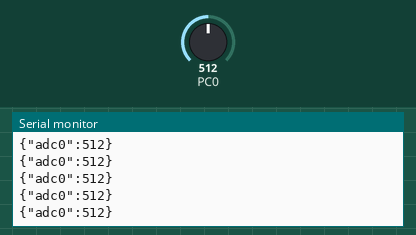
A program run on a simulated ATmega328P, built with avr-gcc and emulated at 16 MHz. Shown: the last lines printed to the serial monitor. The test bench sets the inputs (shaded band); at power-on: PC0 = 512.

Above: at 1.2 s.
1.3 s: PC0 set to 11
At 1.34 s:
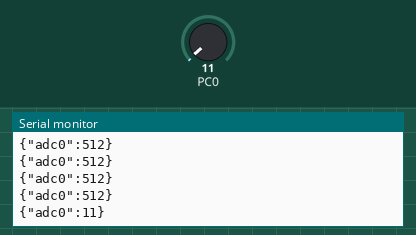
2.8 s: PC0 set to 8
At 2.89 s:
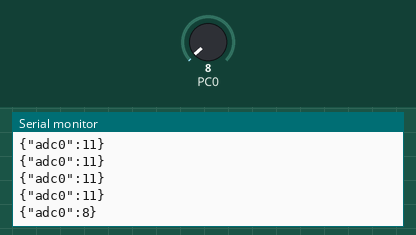
Timing chart, 0 to 5.8 s (numbered marks = the images above; inputs shaded):
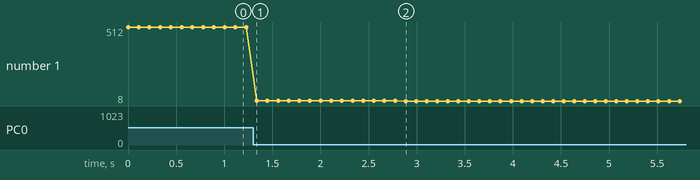

Measured:
- after the input at 1.3 s, the serial monitor: prints a new line at once (image 1)
- after the input at 2.8 s, the serial monitor: prints a new line after 0.09 s (image 2)
- plotted number 1: 512 → 11 after the input at 1.3 s, 11 → 8 after the input at 2.8 s

The program:

Main.c
```c
/*
 * Main.c
 *
 *  Created on: Aug 4, 2019
 *      Author: ibnshayed
 */

/*
 * avr_adc.c
 *
 *  Created on: Jun 15, 2015
 *      Author: rezwan
 */
#include <avr/io.h>
#include <util/delay.h>
#include <stdio.h>

#define F_CPU 16000000UL


#define FOSC 16000000 /**< Clock speed for UBRR calculation. refer page 179 of 328p datasheet. */
#define BAUD 9600 /**< Baud Rate in bps. refer page 179 of 328p datasheet. */
#define MYUBRR FOSC/16/BAUD-1 /**< UBRR = (F_CPU/(16*Baud))-1 for asynch USART page 179 328p datasheet. Baud rate 9600bps, assuming	16MHz clock UBRR0 becomes 0x0067*/
int result;
/**
 * @brief Initialize USART for 8 bit data transmit no parity and 1 stop bit.
 *
 *@details This is a code snippet from datasheet page 182
 *
 * @param ubrr The UBRR value calculated in macro MYUBRR
 * @see MYUBRR
 */
void USART_init(unsigned int ubrr)
{

	UCSR0C = (0<<USBS0)|(3<<UCSZ00); /// Step 1. Set UCSR0C in Asynchronous mode, no parity, 1 stop bit, 8 data bits
	UCSR0A = 0b00000000;/// Step 2. Set UCSR0A in Normal speed, disable multi-proc

	UBRR0H = (unsigned char)(ubrr>>8);/// Step 3. Load ubrr into UBRR0H and UBRR0L
	UBRR0L = (unsigned char)ubrr;


	UCSR0B = 0b00011000;/// Step 4. Enable Tx Rx and disable interrupt in UCSR0B
}

/**
 * @brief Send 8bit data.
 *
 *@details This is a code snippet from datasheet page 184
 *
 * @param data The 8 bit data to be sent
 */

int USART_send(char c, FILE *stream)
{

	while ( !( UCSR0A & (1<<UDRE0)) )/// Step 1.  Wait until UDRE0 flag is high. Busy Waitinig
	{;}

	UDR0 = c; /// Step 2. Write char to UDR0 for transmission
}

/**
 * @brief Receive 8bit sata.
 *
 *@details This is a code snippet from datasheet page 187
 *
 * @return Returns received data from UDR0
 */
int USART_receive(FILE *stream )
{

	while ( !(UCSR0A & (1<<RXC0)) )/// Step 1. Wait for Receive Complete Flag is high. Busy waiting
		;

	return UDR0;/// Step 2. Get and return received data from buffer
}

void init_ADC()
{
	/// ADMUX section 23.9.1 page 262
	///BIT 7 and BIT 6 – AVCC with external capacitor at AREF pin REFS0 =0 and REFS1= 1
	/// BIT 5 – ADC Left Adjust Result ADLAR = 0
    /// BIT 3:0 –MUX3:0 0b0000 for channel 0
	ADMUX = 0b01000000;
	//same as previous line
	//	ADMUX = (_BV(REFS0))| (ADMUX & ~_BV(REFS1))|(_BV(ADLAR))|(ADMUX & ~_BV(MUX3))|(ADMUX & ~_BV(MUX2))|(ADMUX & ~_BV(MUX1))|(ADMUX & ~_BV(MUX0));

	///DIDR0 – Digital Input Disable Register 0 section Section 23.9.4 page 265 - 266
	/// Disable digital input buffer of ADC0 to save power consumption
	//DIDR0 = 0b00000001;

	/// ADSCRA ADC Control and Status Register A Section 23.9.2 page 263 -264
	///Bit 7 – ADEN: ADC Enable =1 enable ADC
	///Bit 6 – ADSC: ADC Start Conversion =0 do not start conversion
	///Bit 5 – ADATE: ADC Auto Trigger Enable = 0 Disable trigger
	///Bit 4 – ADIF: ADC Interrupt Flag = 0
	///Bit 3 – ADIE: ADC Interrupt Enable = 0 Disable ADC interrupt
	///Bits 2:0 – ADPS2:0: ADC Prescaler Select Bits 010 division factor = 4
	ADCSRA = 0b10000111;

}
int main()
{

	init_ADC();
	USART_init(MYUBRR);
	stdout = fdevopen(USART_send, NULL);
		stdin = fdevopen(NULL, USART_receive);
	while(1)
	{
		ADCSRA |= (1<<ADSC);
		while (bit_is_set(ADCSRA,ADSC))
		{
			;
		}
		result = ADC;
		printf("{\"adc0\":%d}\n",result); //for adc0 and thirmistor
		//printf("{\"adc0%d\":%d}\n",bit_is_set(ADMUX,0),result); // For Joystick
		//ADMUX ^= (1<<0); // for Joystick
		_delay_ms(100);


	}
}
```
